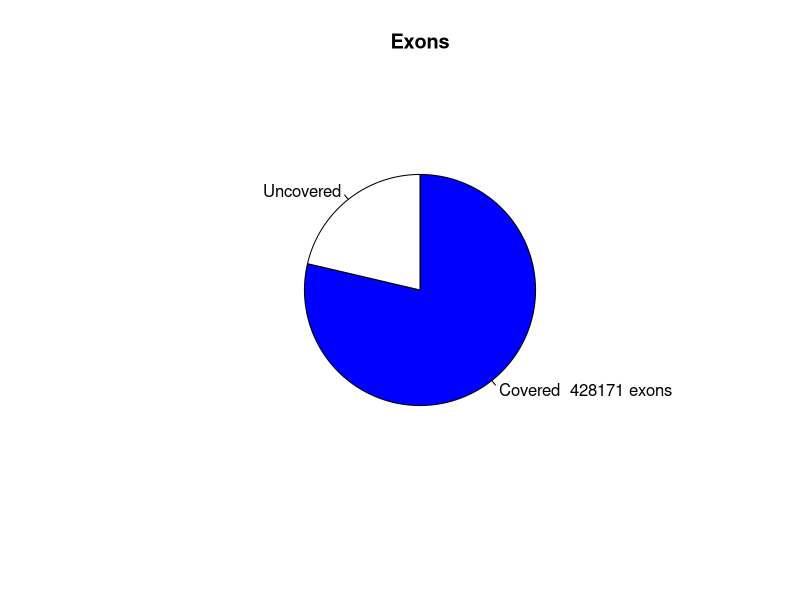

Reproduce this figure in R.
png("/rds/user/is460/hpc-work/muscle-rnaseq/ezbamqc/output/figs/srpk3_hom_ttnb_het_8.read_distr_pie.png",width=500,height=500,units="px")
pie(c(428171,116137),labels=c("Covered  428171 exons","Uncovered"),main="Exons",radius=0.6,clockwise=T,col=c("blue","white"))
dev.state = dev.off()
